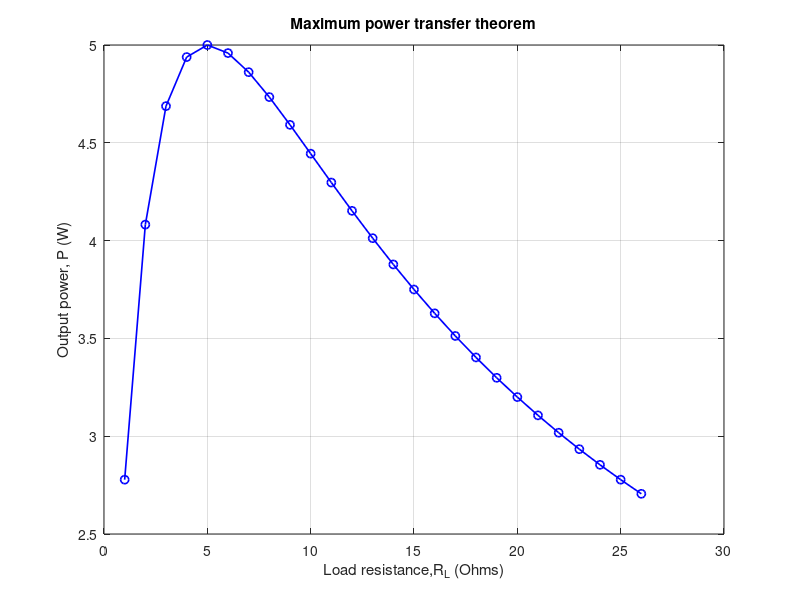

Write the MATLAB code that produced this figure.
% Maximum power transfer theorem
% Rth= 5 ohms; Vth= 10 V
clc;clear;
Rth=5; Vth=10;
RL= 1:1:26;
for i=1:1:26
    I(i)=Vth/(Rth+RL(i));
    Power(i)=I(i)^2*RL(i);
end
plot(RL,Power,'o-b','LineWidth',1.2);
xlabel('Load resistance,R_L (Ohms)');
ylabel('Output power, P (W)');
title('Maximum power transfer theorem');
grid on;
% Maximum power, when RL=Rth
RL=5;
P_max=(Vth/(Rth+RL))^2*RL;
fprintf('Maximum output power= %.3f\n',P_max);